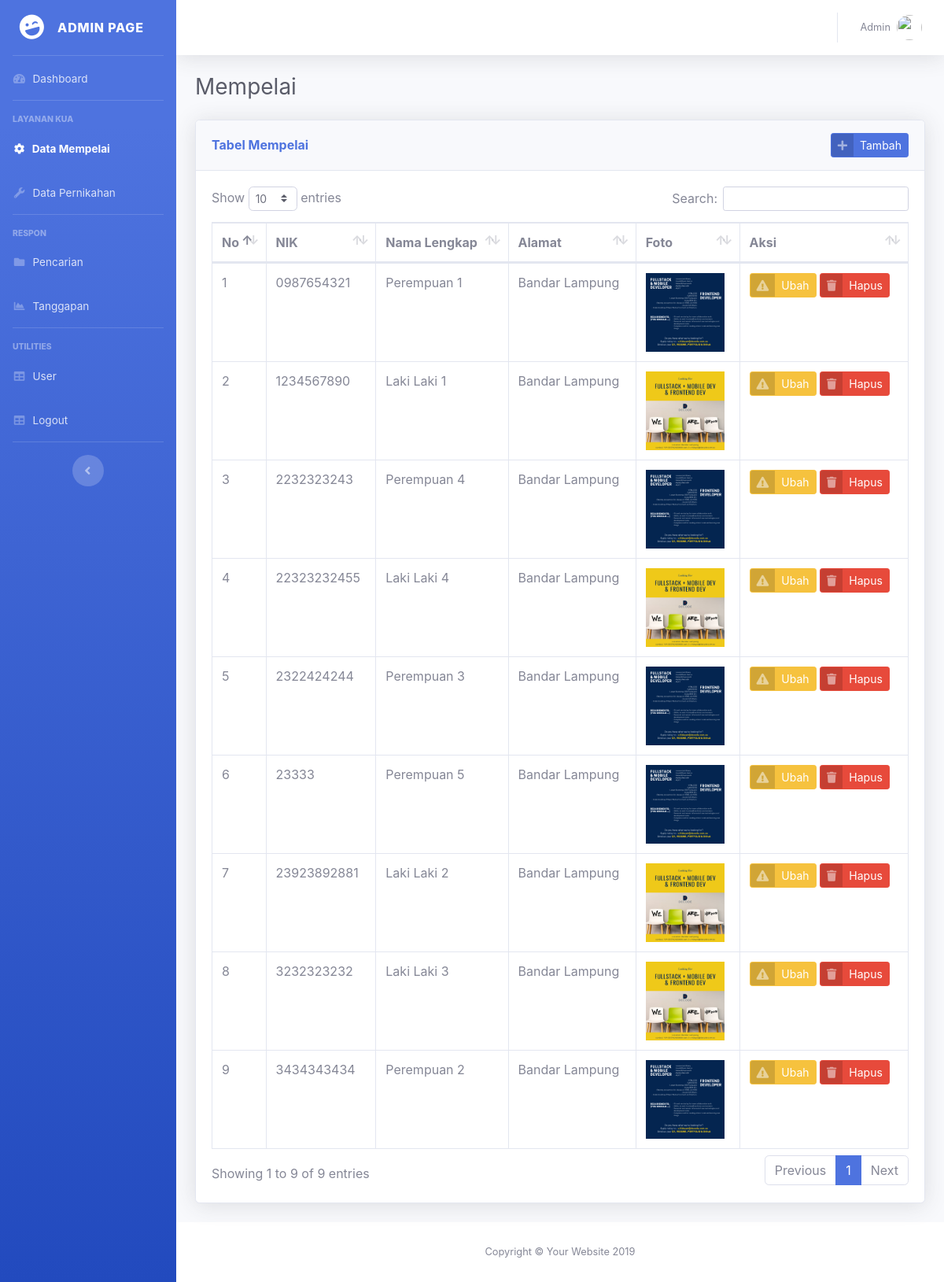
/index.php/penduduk, run on the app's committed database.
### tables this page shows
CREATE TABLE IF NOT EXISTS `tb_warga` (
  `nik` varchar(40) NOT NULL,
  `namalengkap` varchar(40) DEFAULT NULL,
  `alamat` text,
  `jk` varchar(20) DEFAULT NULL,
  `statusnikah` varchar(30) DEFAULT NULL,
  `statuslain` varchar(40) DEFAULT NULL,
  `foto` text,
  PRIMARY KEY (`nik`)
);

### application/views/admintemplate/content.php (called while the page is built)
<?php
	$this->load->view($page);

### application/views/admintemplate/wrapper.php (called while the page is built, shortened)
<?php
$this->load->view('admintemplate/header');
$this->load->view('admintemplate/content');

### application/controllers/Penduduk.php (called while the page is built, shortened)
<?php
class Penduduk extends CI_Controller {
	public function __construct(){
		$this->load->model(array('WargaModel','StatusNikah'));
	}
	public function index()
	{
		$data=array(
			'page'=>'admin/penduduk/listpenduduk',
			'link'=>'mempelai',
			'isi'=>$this->WargaModel->listall()->result(),
			'jumlah'=>$this->WargaModel->ceknik('1123')->num_rows(),
		);
		$this->load->view('admintemplate/wrapper',$data);
	}
}

### index.php (called while the page is built, shortened)
<?php
require_once BASEPATH.'core/CodeIgniter.php';

### application/models/WargaModel.php (called while the page is built, shortened)
<?php
class WargaModel extends CI_Model
{
    public function ceknik($nik){
        $this->db->select('*')->from('tb_warga')->like('nik','$nik');
        return $query=$this->db->get();
    }
    public function listall(){
        $this->db->select('*')->from('tb_warga');
        return $query=$this->db->get();
    }
}

### application/views/admin/penduduk/listpenduduk.php (the view)
<div class="container-fluid">
  <div class="d-sm-flex align-items-center justify-content-between mb-4">
    <h1 class="h3 mb-0 text-gray-800">Mempelai</h1>
  </div>
  <div class="row">
    <div class="col-xl-12 col-lg-12">
      <div class="card shadow mb-4">
        <div class="card-header py-3 d-flex flex-row align-items-center justify-content-between">
          <h6 class="m-0 font-weight-bold text-primary">Tabel Mempelai</h6>
          <div class="dropdown no-arrow">
            <a href="<?=base_url()?>penduduk/formtambah" class="btn btn-primary btn-icon-split btn-sm">
          <span class="icon text-white-50">
              		<i class="fas fa-plus"></i>
            	</span>
            	<span class="text">Tambah</span>
      </a>
          </div>
        </div>
        <div class="card-body">
          <div class="table-responsive">
        <table class="table table-bordered" id="dataTable" width="100%" cellspacing="0">
          <thead>
            <tr>
              <th>No</th>
              <th>NIK</th>
              <th>Nama Lengkap</th>
              <th>Alamat</th>
              <th>Foto</th>
              <th>Aksi</th>
            </tr>
          </thead>
          <tbody>
            <?php
            if(!empty($isi)){
            	$no=1;
            	foreach ($isi as $i) {
            ?>
            <tr>
              <td><?=$no?></td>
              <td><?=$i->nik?></td>
              <td><?=$i->namalengkap?></td>
              <td><?=$i->alamat?></td>
              <td><img src="<?=base_url()?>assets/<?=$i->foto?>" style="width: 100px;height: 100px;"></td>
              <td>
              	<a href="<?=base_url()?>penduduk/formubah/<?=$i->nik?>" class="btn btn-warning btn-icon-split btn-sm">
              <span class="icon text-white-50">
                <i class="fas fa-exclamation-triangle"></i>
              </span>
              <span class="text">Ubah</span>
          </a>
          <a href="<?=base_url()?>penduduk/hapus/<?=$i->nik?>" class="btn btn-danger btn-icon-split btn-sm" onclick="return confirm('yakin akan menghapus data ini?')">
              <span class="icon text-white-50">
              			<i class="fas fa-trash"></i>
            		</span>
            		<span class="text">Hapus</span>
          </a>
              </td>
            </tr>
            <?php
            	$no++;}
            }
            ?>
          </tbody>
        </table>
      </div>
        </div>
      </div>
    </div>
  </div>
</div>

### data on the page
tb_warga: nik "0987654321", namalengkap "Perempuan 1", alamat "Bandar Lampung", foto (picture)
tb_warga: nik "1234567890", namalengkap "Laki Laki 1", alamat "Bandar Lampung", foto (picture)
tb_warga: nik "2232323243", namalengkap "Perempuan 4", alamat "Bandar Lampung", foto (picture)
tb_warga: nik "22323232455", namalengkap "Laki Laki 4", alamat "Bandar Lampung", foto (picture)
tb_warga: nik "2322424244", namalengkap "Perempuan 3", alamat "Bandar Lampung", foto (picture)
tb_warga: nik "23333", namalengkap "Perempuan 5", alamat "Bandar Lampung", foto (picture)
tb_warga: nik "23923892881", namalengkap "Laki Laki 2", alamat "Bandar Lampung", foto (picture)
tb_warga: nik "3232323232", namalengkap "Laki Laki 3", alamat "Bandar Lampung", foto (picture)
tb_warga: nik "3434343434", namalengkap "Perempuan 2", alamat "Bandar Lampung", foto (picture)
